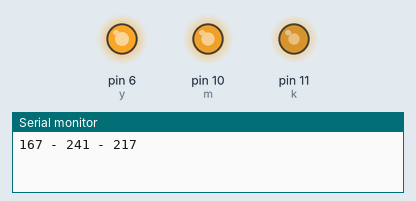
Simulated run of this sketch. Board: Arduino Uno, built with avr-gcc and run on an emulated ATmega328P. Parts: output pins drawn as LEDs (lit = HIGH), the last lines printed to the serial monitor. Random numbers use the default seed unless the sketch sets one.

Above: at 0.1 s.
At 4.1 s:
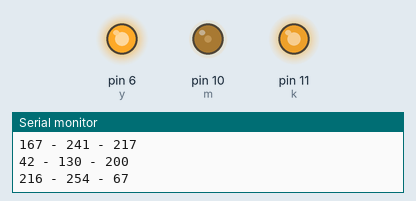
At 10.1 s:
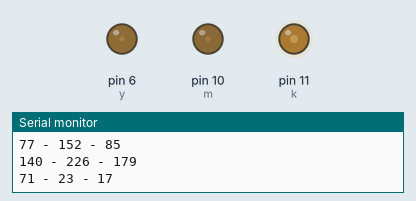
At 18.1 s:
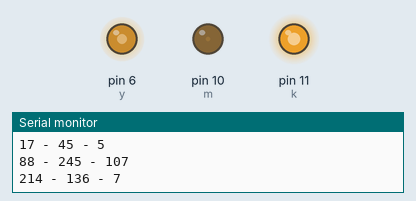
At 30.1 s:
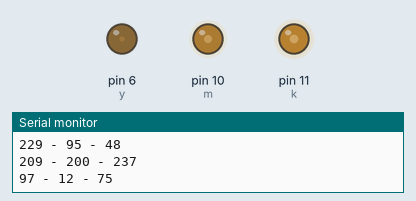
At 38.1 s:
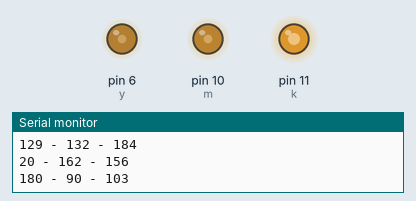
Timing chart, 0 to 39.6 s (numbered marks = the images above):
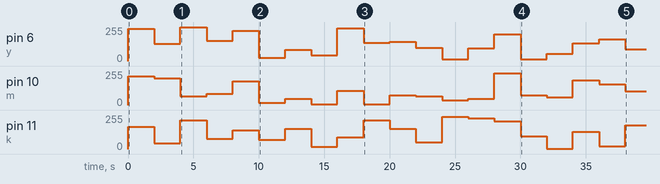

Measured:
- by itself, pin 10 (m): 0/255 → 217/255 at 0.00 s, → 200/255 2.0 s later, → 67/255 2.0 s later, → 85/255 2.0 s later, … (20 changes in this stretch)
- by itself, pin 11 (k): 0/255 → 167/255 at 0.00 s, → 42/255 2.0 s later, → 216/255 2.0 s later, → 77/255 2.0 s later, … (20 changes in this stretch)

The sketch:

proje18.ino
```cpp
//------------------------------------
int k = 11;
int y = 6;
int m = 10;
int zmn = 2000;
//------------------------------------
void setup()
{
  Serial.begin(9600);
}
//------------------------------------
void loop()
{
  int red = random(256);
  int green = random(256);
  int blue = random(256);

  analogWrite(k, red);
  analogWrite(y, green);
  analogWrite(m, blue);

  Serial.print(red);
  Serial.print(" - ");
  Serial.print(green);
  Serial.print(" - ");
  Serial.println(blue);

  delay(zmn);
}
//------------------------------------
```
